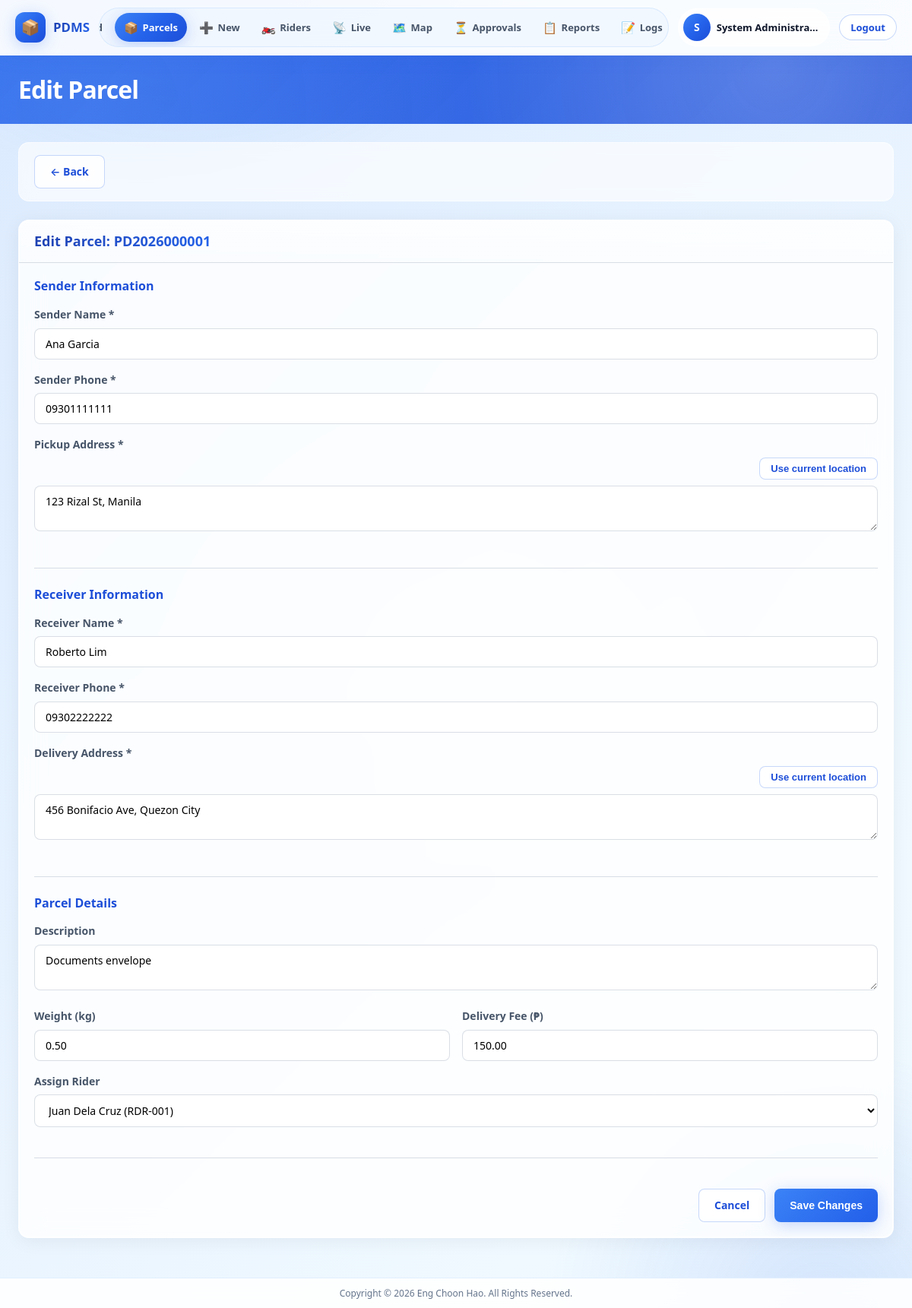
Screenshot of /admin/parcel-edit.php?id=1 (signed in) with the database file from the repository.
### tables this page shows
CREATE TABLE users (
    id INT UNSIGNED AUTO_INCREMENT PRIMARY KEY,
    username VARCHAR(50) NOT NULL UNIQUE,
    email VARCHAR(100) NOT NULL UNIQUE,
    password VARCHAR(255) NOT NULL,
    role ENUM('admin', 'rider') NOT NULL DEFAULT 'rider',
    full_name VARCHAR(100) NOT NULL,
    phone VARCHAR(20) DEFAULT NULL,
    profile_photo VARCHAR(255) DEFAULT NULL,
    is_active TINYINT(1) NOT NULL DEFAULT 1,
    remember_token VARCHAR(64) DEFAULT NULL,
    last_login DATETIME DEFAULT NULL,
    created_at DATETIME NOT NULL DEFAULT CURRENT_TIMESTAMP,
    updated_at DATETIME NOT NULL DEFAULT CURRENT_TIMESTAMP ON UPDATE CURRENT_TIMESTAMP,
    INDEX idx_users_role (role),
    INDEX idx_users_active (is_active)
);

CREATE TABLE parcels (
    id INT UNSIGNED AUTO_INCREMENT PRIMARY KEY,
    tracking_number VARCHAR(20) NOT NULL UNIQUE,
    sender_name VARCHAR(100) NOT NULL,
    sender_phone VARCHAR(20) NOT NULL,
    receiver_name VARCHAR(100) NOT NULL,
    receiver_phone VARCHAR(20) NOT NULL,
    pickup_address TEXT NOT NULL,
    delivery_address TEXT NOT NULL,
    parcel_description TEXT DEFAULT NULL,
    parcel_weight DECIMAL(8, 2) DEFAULT 0.00,
    delivery_fee DECIMAL(10, 2) NOT NULL DEFAULT 0.00,
    assigned_rider_id INT UNSIGNED DEFAULT NULL,
    status ENUM('pending', 'out_for_delivery', 'delivered', 'failed') NOT NULL DEFAULT 'pending',
    created_by INT UNSIGNED DEFAULT NULL,
    created_at DATETIME NOT NULL DEFAULT CURRENT_TIMESTAMP,
    updated_at DATETIME NOT NULL DEFAULT CURRENT_TIMESTAMP ON UPDATE CURRENT_TIMESTAMP,
    delivered_at DATETIME DEFAULT NULL,
    FOREIGN KEY (assigned_rider_id) REFERENCES riders(id) ON DELETE SET NULL,
    FOREIGN KEY (created_by) REFERENCES users(id) ON DELETE SET NULL,
    INDEX idx_parcels_status (status),
    INDEX idx_parcels_tracking (tracking_number),
    INDEX idx_parcels_rider (assigned_rider_id),
    INDEX idx_parcels_created (created_at)
);

CREATE TABLE riders (
    id INT UNSIGNED AUTO_INCREMENT PRIMARY KEY,
    user_id INT UNSIGNED NOT NULL UNIQUE,
    rider_code VARCHAR(20) NOT NULL UNIQUE,
    vehicle_type VARCHAR(50) DEFAULT 'Motorcycle',
    license_number VARCHAR(50) DEFAULT NULL COMMENT 'Vehicle license plate',
    is_online TINYINT(1) NOT NULL DEFAULT 0,
    last_online_at DATETIME DEFAULT NULL,
    last_latitude DECIMAL(10, 8) DEFAULT NULL,
    last_longitude DECIMAL(11, 8) DEFAULT NULL,
    last_location_at DATETIME DEFAULT NULL,
    total_deliveries INT UNSIGNED NOT NULL DEFAULT 0,
    created_at DATETIME NOT NULL DEFAULT CURRENT_TIMESTAMP,
    updated_at DATETIME NOT NULL DEFAULT CURRENT_TIMESTAMP ON UPDATE CURRENT_TIMESTAMP,
    FOREIGN KEY (user_id) REFERENCES users(id) ON DELETE CASCADE,
    INDEX idx_riders_online (is_online),
    INDEX idx_riders_code (rider_code)
);

### functions/helpers.php (called while the page is built, shortened)
<?php
function baseUrl(string $path = ''): string
{
    $base = rtrim(APP_URL, '/');
    $path = ltrim($path, '/');
    return $path ? $base . '/' . $path : $base;
}
function backUrl(string $defaultPath): string
{
    $return = trim((string) ($_GET['return'] ?? ''));
    if ($return === '') {
        return baseUrl($defaultPath);
    }
    $return = rawurldecode($return);
    return baseUrl(ltrim($return, '/'));
}
function sanitize(string $input): string
{
    return htmlspecialchars(trim($input), ENT_QUOTES, 'UTF-8');
}

### config/database.php (called while the page is built, shortened)
<?php
if (!function_exists('db')) {
    function db(): PDO
    {
        static $pdo = null;
        if ($pdo instanceof PDO) {
            return $pdo;
        }
        $dsn = 'mysql:host=' . DB_HOST . ';dbname=' . DB_NAME . ';charset=utf8mb4';
        try {
            $pdo = new PDO($dsn, DB_USER, DB_PASS, [
                PDO::ATTR_ERRMODE => PDO::ERRMODE_EXCEPTION,
                PDO::ATTR_DEFAULT_FETCH_MODE => PDO::FETCH_ASSOC,
                PDO::ATTR_EMULATE_PREPARES => false,
            ]);
        } catch (PDOException $e) {
            error_log('Database connection failed: ' . $e->getMessage());
            if (function_exists('isApiRequest') && isApiRequest()) {
                http_response_code(500);
                header('Content-Type: application/json; charset=utf-8');
                echo json_encode([
                    'success' => false,
                    'message' => 'Database connection failed. Check config/config.local.php on the server.',
                ]);
                exit;
            }
            throw new PDOException('Database connection failed. Please check server configuration.');
        }
        return $pdo;
    }
}

### functions/auth.php (called while the page is built, shortened)
<?php
function isLoggedIn(): bool
{
    return !empty($_SESSION['user_id']);
}
function currentUser(): ?array
{
    static $user = null;
    if ($user === null) {
        $stmt = db()->prepare('SELECT * FROM users WHERE id = ? AND is_active = 1');
        $stmt->execute([$_SESSION['user_id']]);
        $user = $stmt->fetch() ?: null;
    }
    return $user;
}

### functions/parcel.php (called while the page is built, shortened)
<?php
function getParcelById(int $id): ?array
{
    $stmt = db()->prepare(
        'SELECT p.*, r.rider_code, u.full_name AS rider_name
         FROM parcels p
         LEFT JOIN riders r ON r.id = p.assigned_rider_id
         LEFT JOIN users u ON u.id = r.user_id
         WHERE p.id = ?'
    );
    $stmt->execute([$id]);
    return $stmt->fetch() ?: null;
}

### functions/rider.php (called while the page is built, shortened)
<?php
function getActiveRiders(): array
{
    $stmt = db()->query(
        "SELECT r.id, r.rider_code, u.full_name
         FROM riders r
         JOIN users u ON u.id = r.user_id
         WHERE u.is_active = 1
         ORDER BY u.full_name ASC"
    );
    return $stmt->fetchAll();
}

### admin/parcel-edit.php (the view, shortened to what this page needs)
<?php
$id = (int) ($_GET['id'] ?? 0);
$parcel = getParcelById($id);
$currentPage = 'parcels';
$riders = getActiveRiders();
$backHref = backUrl('admin/parcel-view.php?id=' . $id);
require __DIR__ . '/../includes/header.php';
require __DIR__ . '/../includes/sidebar-admin.php';
?>
<?php require __DIR__ . '/../includes/topbar.php'; ?>
<div class="content-area content-wrap">
        <div class="toolbar">
            <a href="<?= sanitize($backHref) ?>" class="btn btn-outline">&larr; Back</a>
        </div>
        <div class="card">
            <div class="card-header">
                <h2>Edit Parcel: <?= sanitize($parcel['tracking_number']) ?></h2>
            </div>
            <form method="POST" class="form-grid">
                <div class="form-section">
                    <h3>Sender Information</h3>
                    <div class="form-group contact-autofill-wrap" data-contact-autofill="sender" data-address-target="#pickup_address">
                        <label for="sender_name">Sender Name *</label>
                        <input type="text" id="sender_name" name="sender_name" required data-contact-name
                               value="<?= sanitize($parcel['sender_name']) ?>">
                    </div>
                    <div class="form-group">
                        <label for="sender_phone">Sender Phone *</label>
                        <input type="tel" id="sender_phone" name="sender_phone" required data-contact-phone
                               value="<?= sanitize($parcel['sender_phone']) ?>">
                    </div>
                    <div class="form-group location-autofill-wrap" data-location-autofill="pickup">
                        <label for="pickup_address">Pickup Address *</label>
                        <div class="location-autofill-toolbar">
                            <button type="button" class="btn btn-sm btn-outline" data-use-gps>Use current location</button>
                        </div>
                        <textarea id="pickup_address" name="pickup_address" required rows="2"
                                  data-location-input><?= sanitize($parcel['pickup_address']) ?></textarea>
                    </div>
                </div>
                <div class="form-section">
                    <h3>Receiver Information</h3>
                    <div class="form-group contact-autofill-wrap" data-contact-autofill="receiver" data-address-target="#delivery_address">
                        <label for="receiver_name">Receiver Name *</label>
                        <input type="text" id="receiver_name" name="receiver_name" required data-contact-name
                               value="<?= sanitize($parcel['receiver_name']) ?>">
                    </div>
                    <div class="form-group">
                        <label for="receiver_phone">Receiver Phone *</label>
                        <input type="tel" id="receiver_phone" name="receiver_phone" required data-contact-phone
                               value="<?= sanitize($parcel['receiver_phone']) ?>">
                    </div>
                    <div class="form-group location-autofill-wrap" data-location-autofill="delivery">
                        <label for="delivery_address">Delivery Address *</label>
                        <div class="location-autofill-toolbar">
                            <button type="button" class="btn btn-sm btn-outline" data-use-gps>Use current location</button>
                        </div>
                        <textarea id="delivery_address" name="delivery_address" required rows="2"
                                  data-location-input><?= sanitize($parcel['delivery_address']) ?></textarea>
                    </div>
                </div>
                <div class="form-section">
                    <h3>Parcel Details</h3>
                    <div class="form-group">
                        <label>Description</label>
                        <textarea name="parcel_description" rows="2"><?= sanitize($parcel['parcel_description'] ?? '') ?></textarea>
                    </div>
                    <div class="form-row">
                        <div class="form-group">
                            <label>Weight (kg)</label>
                            <input type="number" name="parcel_weight" step="0.01" min="0" value="<?= $parcel['parcel_weight'] ?>">
                        </div>
                        <div class="form-group">
                            <label>Delivery Fee (₱)</label>
                            <input type="number" name="delivery_fee" step="0.01" min="0" value="<?= $parcel['delivery_fee'] ?>">
                        </div>
                    </div>
                    <div class="form-group">
                        <label>Assign Rider</label>
                        <select name="assigned_rider_id">
                            <?php foreach ($riders as $r): ?>
                                <option value="<?= $r['id'] ?>" <?= $parcel['assigned_rider_id'] == $r['id'] ? 'selected' : '' ?>>
                                    <?= sanitize($r['full_name']) ?> (<?= sanitize($r['rider_code']) ?>)
                                </option>
                            <?php endforeach; ?>
                        </select>
                    </div>
                </div>
                <div class="form-actions">
                    <a href="<?= sanitize($backHref) ?>" class="btn btn-outline">Cancel</a>
                    <button type="submit" class="btn btn-primary">Save Changes</button>
                </div>
            </form>
        </div>
</div>
<?php require __DIR__ . '/../includes/app-shell-end.php'; ?>
<?php require __DIR__ . '/../includes/footer.php'; ?>

### includes/sidebar-admin.php (shortened to what this page needs)
<?php
$currentPage = $currentPage ?? '';
?>
<div class="app-shell">
    <header class="app-header" id="appHeader">
        <div class="app-header-inner">
            <a href="<?= baseUrl('admin/dashboard.php') ?>" class="app-brand">
                <span class="app-brand-icon">📦</span>
                <span class="app-brand-text"><strong>PDMS</strong></span>
            </a>
            <nav class="app-nav" id="appNav" aria-label="Main navigation">
                <a href="<?= baseUrl('admin/dashboard.php') ?>" class="app-nav-link <?= $currentPage === 'dashboard' ? 'active' : '' ?>">
                    <span class="nav-icon">📊</span><span>Dashboard</span>
                </a>
                <a href="<?= baseUrl('admin/parcels.php') ?>" class="app-nav-link <?= $currentPage === 'parcels' ? 'active' : '' ?>">
                    <span class="nav-icon">📦</span><span>Parcels</span>
                </a>
                <a href="<?= baseUrl('admin/parcel-create.php') ?>" class="app-nav-link <?= $currentPage === 'parcel-create' ? 'active' : '' ?>">
                    <span class="nav-icon">➕</span><span>New</span>
                </a>
                <a href="<?= baseUrl('admin/riders.php') ?>" class="app-nav-link <?= $currentPage === 'riders' ? 'active' : '' ?>">
                    <span class="nav-icon">🏍️</span><span>Riders</span>
                </a>
                <a href="<?= baseUrl('admin/live-tracking.php') ?>" class="app-nav-link <?= $currentPage === 'live-tracking' ? 'active' : '' ?>">
                    <span class="nav-icon">📡</span><span>Live</span>
                </a>
                <a href="<?= baseUrl('admin/map.php') ?>" class="app-nav-link <?= $currentPage === 'map' ? 'active' : '' ?>">
                    <span class="nav-icon">🗺️</span><span>Map</span>
                </a>
                <a href="<?= baseUrl('admin/pending-riders.php') ?>" class="app-nav-link <?= $currentPage === 'pending-riders' ? 'active' : '' ?>">
                    <span class="nav-icon">⏳</span><span>Approvals</span>
                </a>
                <a href="<?= baseUrl('admin/reports.php') ?>" class="app-nav-link <?= $currentPage === 'reports' ? 'active' : '' ?>">
                    <span class="nav-icon">📋</span><span>Reports</span>
                </a>
                <a href="<?= baseUrl('admin/activity-logs.php') ?>" class="app-nav-link <?= $currentPage === 'activity' ? 'active' : '' ?>">
                    <span class="nav-icon">📝</span><span>Logs</span>
                </a>
            </nav>
            <div class="app-header-actions">
                <?php $user = currentUser(); ?>
                <div class="app-user-chip">
                    <div class="user-avatar">
                        <?php if (!empty($user['profile_photo'])): ?>
                            <img src="<?= baseUrl($user['profile_photo']) ?>" alt="Profile">
                        <?php else: ?>
                            <span><?= strtoupper(substr($user['full_name'] ?? 'A', 0, 1)) ?></span>
                        <?php endif; ?>
                    </div>
                    <span class="user-name"><?= sanitize($user['full_name'] ?? '') ?></span>
                </div>
                <a href="<?= baseUrl('logout.php') ?>" class="btn btn-sm btn-outline app-logout-btn" data-logout>Logout</a>
            </div>
        </div>
    </header>
    <main class="app-main">

### rows the page displays
users: full_name "S", full_name "System Administra…"
parcels: tracking_number "PD2026000001", sender_name "Ana Garcia", sender_phone "09301111111", pickup_address "123 Rizal St, Manila", receiver_name "Roberto Lim", receiver_phone "09302222222", delivery_address "456 Bonifacio Ave, Quezon City", parcel_description "Documents envelope", parcel_weight "0.50", delivery_fee "150.00", assigned_rider_id "Juan Dela Cruz (RDR-001)"

### other values shown
$pageTitle "Edit Parcel"
